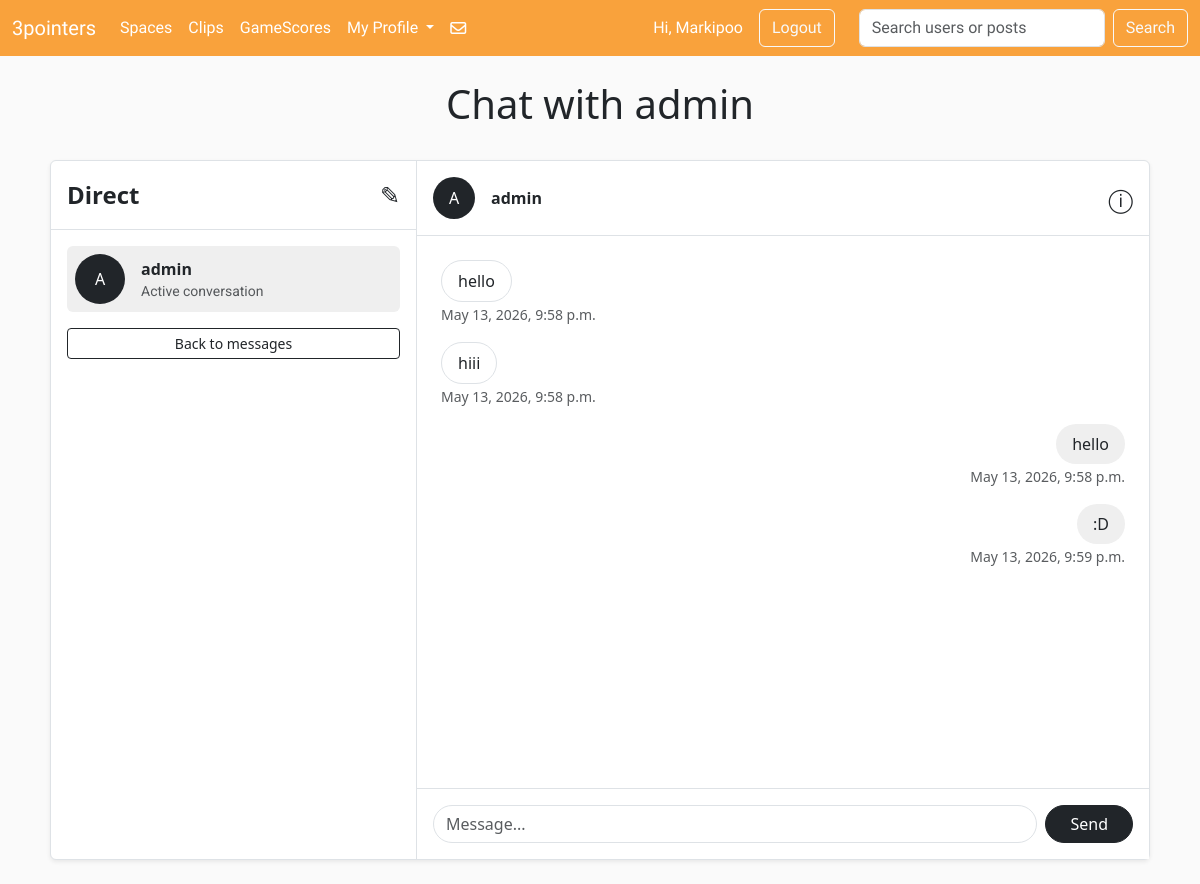
The app's page /direct_messages/admin/ (signed in) with its own data.
### sportApp/models.py (models this page shows, shortened)
class DirectMessage(models.Model):
    sender = models.ForeignKey(User, on_delete=models.CASCADE, related_name="sent_messages")
    receiver = models.ForeignKey(User, on_delete=models.CASCADE, related_name="received_messages")
    message = models.TextField()
    created_at = models.DateTimeField(auto_now_add=True)

### sportApp/views.py (the view, shortened to what this page needs)
# urls.py: path("direct_messages/<str:username>/", views.dm_chat, name="dm_chat"),
@login_required
def dm_chat(request, username):
    other_user = get_object_or_404(User, username=username)
    messages = DirectMessage.objects.filter(
        Q(sender=request.user, receiver=other_user) |
        Q(sender=other_user, receiver=request.user)
    ).order_by("created_at")
    return render(request, "dm_chat.html", {
        "other_user": other_user,
        "messages": messages
    })

### sportApp/templates/dm_chat.html (shortened to what this page needs)
{% extends "base.html" %}
{% load static %}
{% block content %}
<div class="container-fluid py-4" style="background:#fafafa; min-height:100vh;">
    <div class="d-flex justify-content-center align-items-center mb-4">
        <h1>Chat with {{ other_user.username }}</h1>
    </div>
    <div class="container">
        <div class="card border shadow-sm mx-auto" style="max-width:1100px; height:700px;">
            <div class="row g-0 h-100">
                <div class="col-md-4 border-end">
                    <div class="p-3 border-bottom d-flex justify-content-between align-items-center">
                        <h4 class="mb-0 fw-bold">Direct</h4>
                        <span style="font-size:24px;">✎</span>
                    </div>
                    <div class="p-3">
                        <div class="d-flex align-items-center p-2 rounded"
                             style="background:#efefef;">
                            <div class="rounded-circle bg-dark text-white d-flex justify-content-center align-items-center me-3"
                                 style="width:50px; height:50px;">
                                {{ other_user.username|first|upper }}
                            </div>
                            <div>
                                <strong>{{ other_user.username }}</strong>
                                <p class="text-muted mb-0 small">
                                    Active conversation
                                </p>
                            </div>
                        </div>
                        <a href="{% url 'direct_messages' %}"
                           class="btn btn-outline-dark btn-sm mt-3 w-100">
                            Back to messages
                        </a>
                    </div>
                </div>
                <div class="col-md-8 d-flex flex-column">
                    <div class="p-3 border-bottom d-flex align-items-center justify-content-between">
                        <div class="d-flex align-items-center">
                            <div class="rounded-circle bg-dark text-white d-flex justify-content-center align-items-center me-3"
                                 style="width:42px; height:42px;">
                                {{ other_user.username|first|upper }}
                            </div>
                            <strong>{{ other_user.username }}</strong>
                        </div>
                        <span style="font-size:24px;">ⓘ</span>
                    </div>
                    <div class="flex-grow-1 p-4"
                         style="overflow-y:auto; background:#fff;">
                        {% for msg in messages %}
                            {% if msg.sender == request.user %}
                                <div class="text-end mb-3">
                                    <div class="d-inline-block px-3 py-2 rounded-pill"
                                         style="background:#efefef; max-width:70%;">
                                        {{ msg.message }}
                                    </div>
                                    <br>
                                    <small class="text-muted">
                                        {{ msg.created_at }}
                                    </small>
                                </div>
                            {% else %}
                                <div class="text-start mb-3">
                                    <div class="d-inline-block px-3 py-2 rounded-pill border"
                                         style="background:#fff; max-width:70%;">
                                        {{ msg.message }}
                                    </div>
                                    <br>
                                    <small class="text-muted">
                                        {{ msg.created_at }}
                                    </small>
                                </div>
                            {% endif %}
                        {% empty %}
                            <p class="text-center text-muted">
                                No messages yet. Start the conversation.
                            </p>
                        {% endfor %}
                    </div>
                    <div class="p-3 border-top bg-white">
                        <form method="POST"
                              class="d-flex align-items-center gap-2">
                            <input type="text"
                                   name="message"
                                   class="form-control rounded-pill"
                                   placeholder="Message...">
                            <button type="submit"
                                    class="btn btn-dark rounded-pill px-4">
                                Send
                            </button>
                        </form>
                    </div>
                </div>
            </div>
        </div>
    </div>
</div>
{% endblock %}

### sportApp/templates/base.html (shortened to what this page needs)
{% load static %}
<!DOCTYPE html>
<html lang="en">
<head>
  <link rel="stylesheet" href="{% static 'css_file/style.css' %}">
  <link
    href="https://cdn.jsdelivr.net/npm/bootstrap@5.3.8/dist/css/bootstrap.min.css"
    rel="stylesheet"
  >
</head>
<body>
<nav class="navbar navbar-expand-lg header_style navbar-dark header1">
  <div class="container-fluid">
    <a class="navbar-brand header1" href="{% url 'home' %}">
      3pointers
    </a>
    <div class="collapse navbar-collapse"
         id="navbarSupportedContent">
      <ul class="navbar-nav me-auto mb-2 mb-lg-0">
        <li class="nav-item">
          <a class="nav-link active"
             href="{% url 'spaces' %}">
             Spaces
          </a>
        </li>
        <li class="nav-item">
          <a class="nav-link active"
             href="{% url 'clips' %}">
             Clips
          </a>
        </li>
        <li class="nav-item">
          <a class="nav-link active"
             href="{% url 'scores' %}">
             GameScores
          </a>
        </li>
        <li class="nav-item dropdown">
          <a class="nav-link dropdown-toggle text-white"
             href="#"
             data-bs-toggle="dropdown">
            My Profile
          </a>
        </li>
        <div class="d-flex justify-content-center align-items-center">
          <a class="nav-link active fa-regular fa-envelope fa-xl text-white"
             href="{% url 'direct_messages' %}">
          </a>
        </div>
      </ul>
      <div class="d-flex align-items-center me-3">
        {% if user.is_authenticated %}
          <span class="text-white me-3">
            Hi, {{ user.username }}
          </span>
          <a class="btn btn-outline-light me-2"
             href="{% url 'logout' %}">
             Logout
          </a>
        {% endif %}
      </div>
      <form class="d-flex"
            role="search"
            method="GET"
            action="{% url 'search' %}">
        <input class="form-control me-2"
               type="search"
               name="q"
               placeholder="Search users or posts"
               value="{{ request.GET.q }}">
        <button type="submit"
                class="btn btn-outline-light">
          Search
        </button>
      </form>
    </div>
  </div>
</nav>
{% block content %}
{% endblock %}
</body>
</html>

### sportApp/static/css_file/style.css (style rules this page uses)
.header_style { background-color: #f9a23c ; }
.header1 { font-family: "Graduate" ; }
p { font-family: "Roboto"; }

### records on screen
DirectMessage: message "hello", created_at "May 13, 2026, 9:58 p.m."
DirectMessage: message "hiii", created_at "May 13, 2026, 9:58 p.m."
DirectMessage: message "hello", created_at "May 13, 2026, 9:58 p.m."
DirectMessage: message ":D", created_at "May 13, 2026, 9:59 p.m."

### other values on screen
{{ user.username }} "Markipoo"
{{ other_user.username }} "admin"
{{ other_user.username|first|upper }} "A"
